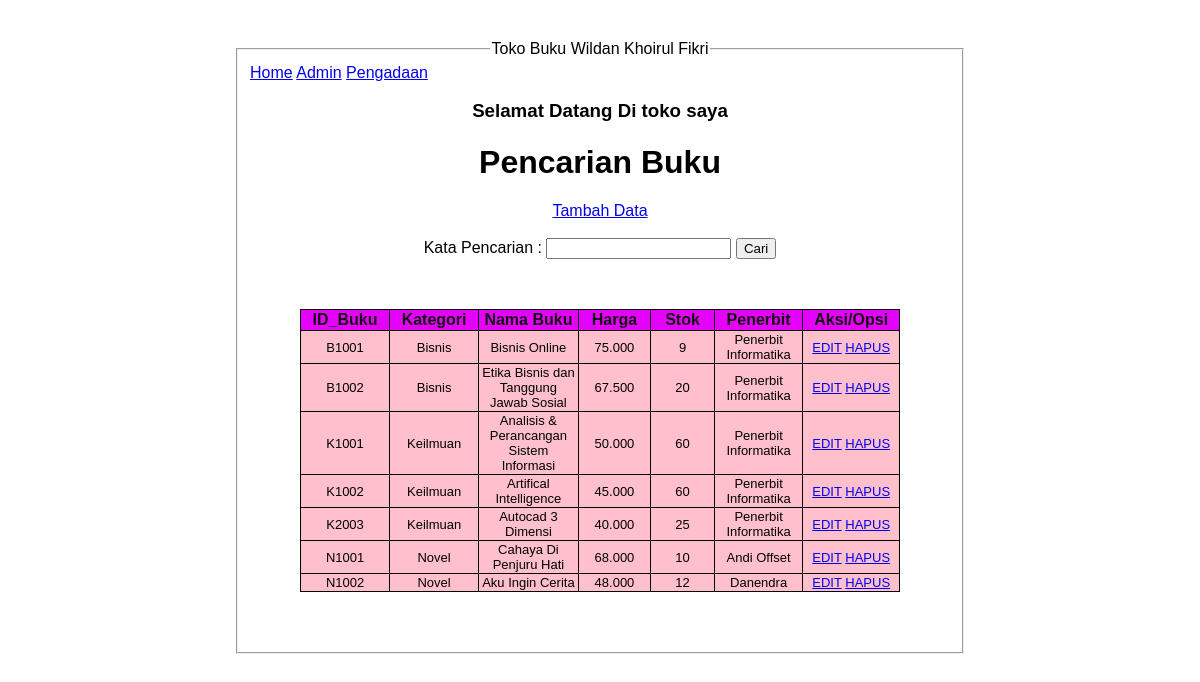
/Admin.php, run on the app's committed database.
### tables this page shows
CREATE TABLE `tabel_buku` (
  `id_buku` varchar(10) NOT NULL,
  `kategori` varchar(15) NOT NULL,
  `nama_buku` varchar(50) NOT NULL,
  `harga` varchar(10) NOT NULL,
  `stok` varchar(10) NOT NULL,
  `penerbit` varchar(50) NOT NULL
);

### Admin.php (the view, shortened to what this page needs)
<!DOCTYPE html>
<html lang='en'>
<head>
    <link rel="stylesheet" href="style.css">
</head>
<body>
<fieldset >
    <legend align="center">Toko Buku Wildan Khoirul Fikri</legend>
    <div class="nav">
        <a href="index.php">Home</a>
        <a href="admin.php">Admin</a>
        <a href="pengadaan.php">Pengadaan</a>
    </div>
    <h3 align="center">Selamat Datang Di toko saya</h3>
    <center><h1>Pencarian Buku</h1></center>
   <center><a href="tambah_form.html">Tambah Data</a></center>
    <br>
    <div class="cari">
    <form method="GET" action="index.php">
    <label>Kata Pencarian : </label>
    <input type="text" name="kata_cari" value="<?php if(isset($_GET['kata_cari'])) { echo
    $_GET['kata_cari']; } ?>" />
    <button type="submit">Cari</button>
    </div>
    <table class="table-home">
        <thead class="dalam">
            <tr>
            <th>ID_Buku</th>
            <th>Kategori</th>
            <th>Nama Buku</th>
            <th>Harga</th>
            <th>Stok</th>
            <th>Penerbit</th>
            <th colspan="2">Aksi/Opsi</th>
            </tr>
        </thead>
        <tbody>
            <?php
            include 'koneksi.php';
            if(isset($_GET['kata_cari'])) {
            $kata_cari = $_GET['kata_cari'];
            $query = "SELECT * FROM tabel_buku WHERE id_buku like '%".$kata_cari."%' OR
            nama_buku like '%".$kata_cari."%' OR
            kategori like '%".$kata_cari."%' ORDER BY id_buku ASC";
            } else {
            $query = "SELECT * FROM tabel_buku ORDER BY id_buku ASC";
            }
            $result = mysqli_query($koneksi, $query);
            while ($row = mysqli_fetch_assoc($result)) {
        ?>
                <tr align="center">
                    <td><?php echo $row['id_buku']; ?></td>
                    <td><?php echo $row['kategori']; ?></td>
                    <td><?php echo $row['nama_buku']; ?></td>
                    <td><?php echo $row['harga']; ?></td>
                    <td><?php echo $row['stok']; ?></td>
                    <td><?php echo $row['penerbit']; ?></td>
                    <td>
                        <a href="edit_form.php?id_buku=<?php echo $row['id_buku']; ?>">EDIT</a>
                        <a href="delete.php?id_buku=<?php echo $row['id_buku']; ?>">HAPUS</a>
                    </td>
                </tr>
        <?php
        }
        ?>
    </tbody>
    </table>
    </fieldset>
    </body>
    </html>

### style.css (style rules this page uses)
fieldset { width: 400px; margin:auto; }
.cari { text-align: center; }
body { margin: 40px; font-family: Arial, Helvetica, sans-serif ; }
.table-home { margin: 50px; border-radius: 4px; }
table { width: 600px; font-size: 13px; color:black; border-collapse: collapse; align-items: center; }
table thead { color: rgb(19, 18, 18); font-size: 16px; width: 100%; }
table th { border: 1px solid black; background-color: rgb(228, 3, 248); width: 50px; }
table td { border: 1px solid black; background-color: pink; width: 200px; }

### data on the page
tabel_buku: id_buku "B1001", kategori "Bisnis", nama_buku "Bisnis Online", harga "75.000", stok "9", penerbit "Penerbit Informatika"
tabel_buku: id_buku "B1002", kategori "Bisnis", nama_buku "Etika Bisnis dan Tanggung Jawab Sosial", harga "67.500", stok "20", penerbit "Penerbit Informatika"
tabel_buku: id_buku "K1001", kategori "Keilmuan", nama_buku "Analisis & Perancangan Sistem Informasi", harga "50.000", stok "60", penerbit "Penerbit Informatika"
tabel_buku: id_buku "K1002", kategori "Keilmuan", nama_buku "Artifical Intelligence", harga "45.000", stok "60", penerbit "Penerbit Informatika"
tabel_buku: id_buku "K2003", kategori "Keilmuan", nama_buku "Autocad 3 Dimensi", harga "40.000", stok "25", penerbit "Penerbit Informatika"
tabel_buku: id_buku "N1001", kategori "Novel", nama_buku "Cahaya Di Penjuru Hati", harga "68.000", stok "10", penerbit "Andi Offset"
tabel_buku: id_buku "N1002", kategori "Novel", nama_buku "Aku Ingin Cerita", harga "48.000", stok "12", penerbit "Danendra"
